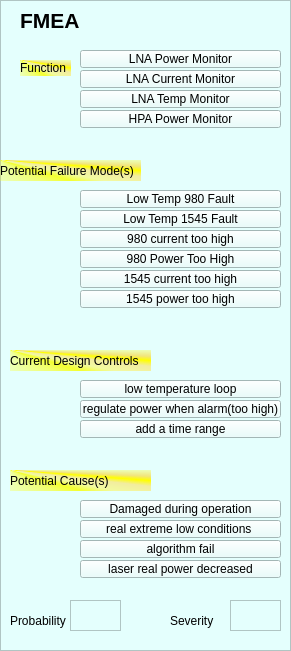
   <widget class="QFrame" name="frame_8">
    <property name="geometry">
     <rect>
      <x>1200</x>
      <y>170</y>
      <width>291</width>
      <height>651</height>
     </rect>
    </property>
    <property name="styleSheet">
     <string notr="true">background-color: rgb(228, 255, 253);</string>
    </property>
    <property name="frameShape">
     <enum>QFrame::StyledPanel</enum>
    </property>
    <property name="frameShadow">
     <enum>QFrame::Raised</enum>
    </property>
    <widget class="QLabel" name="label_3">
     <property name="geometry">
      <rect>
       <x>20</x>
       <y>10</y>
       <width>81</width>
       <height>21</height>
      </rect>
     </property>
     <property name="font">
      <font>
       <pointsize>16</pointsize>
       <bold>true</bold>
      </font>
     </property>
     <property name="styleSheet">
      <string notr="true"/>
     </property>
     <property name="text">
      <string>FMEA</string>
     </property>
    </widget>
    <widget class="QLabel" name="label_30">
     <property name="geometry">
      <rect>
       <x>20</x>
       <y>60</y>
       <width>51</width>
       <height>16</height>
      </rect>
     </property>
     <property name="styleSheet">
      <string notr="true">background-color: qconicalgradient(cx:0, cy:0, angle:135, stop:0 rgba(255, 255, 0, 69), stop:0.375 rgba(255, 255, 0, 69), stop:0.423533 rgba(251, 255, 0, 145), stop:0.45 rgba(247, 255, 0, 208), stop:0.477581 rgba(255, 244, 71, 130), stop:0.518717 rgba(255, 218, 71, 130), stop:0.55 rgba(255, 255, 0, 255), stop:0.57754 rgba(255, 203, 0, 130), stop:0.625 rgba(255, 255, 0, 69), stop:1 rgba(255, 255, 0, 69));</string>
     </property>
     <property name="text">
      <string>Function</string>
     </property>
    </widget>
    <widget class="QLabel" name="label_31">
     <property name="geometry">
      <rect>
       <x>0</x>
       <y>160</y>
       <width>141</width>
       <height>21</height>
      </rect>
     </property>
     <property name="styleSheet">
      <string notr="true">background-color: qconicalgradient(cx:0, cy:0, angle:135, stop:0 rgba(255, 255, 0, 69), stop:0.375 rgba(255, 255, 0, 69), stop:0.423533 rgba(251, 255, 0, 145), stop:0.45 rgba(247, 255, 0, 208), stop:0.477581 rgba(255, 244, 71, 130), stop:0.518717 rgba(255, 218, 71, 130), stop:0.55 rgba(255, 255, 0, 255), stop:0.57754 rgba(255, 203, 0, 130), stop:0.625 rgba(255, 255, 0, 69), stop:1 rgba(255, 255, 0, 69));</string>
     </property>
     <property name="text">
      <string>Potential Failure Mode(s)</string>
     </property>
    </widget>
    <widget class="QLabel" name="label_32">
     <property name="geometry">
      <rect>
       <x>10</x>
       <y>470</y>
       <width>141</width>
       <height>21</height>
      </rect>
     </property>
     <property name="styleSheet">
      <string notr="true">background-color: qconicalgradient(cx:0, cy:0, angle:135, stop:0 rgba(255, 255, 0, 69), stop:0.375 rgba(255, 255, 0, 69), stop:0.423533 rgba(251, 255, 0, 145), stop:0.45 rgba(247, 255, 0, 208), stop:0.477581 rgba(255, 244, 71, 130), stop:0.518717 rgba(255, 218, 71, 130), stop:0.55 rgba(255, 255, 0, 255), stop:0.57754 rgba(255, 203, 0, 130), stop:0.625 rgba(255, 255, 0, 69), stop:1 rgba(255, 255, 0, 69));</string>
     </property>
     <property name="text">
      <string>Potential Cause(s)</string>
     </property>
    </widget>
    <widget class="QLabel" name="label_33">
     <property name="geometry">
      <rect>
       <x>10</x>
       <y>610</y>
       <width>61</width>
       <height>21</height>
      </rect>
     </property>
     <property name="text">
      <string>Probability</string>
     </property>
    </widget>
    <widget class="QLabel" name="label_34">
     <property name="geometry">
      <rect>
       <x>170</x>
       <y>610</y>
       <width>51</width>
       <height>21</height>
      </rect>
     </property>
     <property name="text">
      <string>Severity</string>
     </property>
    </widget>
    <widget class="QPlainTextEdit" name="textProbability">
     <property name="geometry">
      <rect>
       <x>70</x>
       <y>600</y>
       <width>51</width>
       <height>31</height>
      </rect>
     </property>
    </widget>
    <widget class="QPlainTextEdit" name="textSeverity">
     <property name="geometry">
      <rect>
       <x>230</x>
       <y>600</y>
       <width>51</width>
       <height>31</height>
      </rect>
     </property>
    </widget>
    <widget class="QPushButton" name="mpbFmeaLowTemp980Fault">
     <property name="geometry">
      <rect>
       <x>80</x>
       <y>190</y>
       <width>201</width>
       <height>18</height>
      </rect>
     </property>
     <property name="text">
      <string>Low Temp 980 Fault</string>
     </property>
    </widget>
    <widget class="QPushButton" name="mpbFmeaLowTemp980Fault_R1">
     <property name="geometry">
      <rect>
       <x>80</x>
       <y>560</y>
       <width>201</width>
       <height>18</height>
      </rect>
     </property>
     <property name="text">
      <string>laser real power decreased</string>
     </property>
    </widget>
    <widget class="QPushButton" name="mpbFmeaLowTemp980Fault_Cause1">
     <property name="geometry">
      <rect>
       <x>80</x>
       <y>500</y>
       <width>201</width>
       <height>18</height>
      </rect>
     </property>
     <property name="text">
      <string>Damaged during operation</string>
     </property>
    </widget>
    <widget class="QPushButton" name="mpbFmeaLowTemp1545Fault">
     <property name="geometry">
      <rect>
       <x>80</x>
       <y>210</y>
       <width>201</width>
       <height>18</height>
      </rect>
     </property>
     <property name="text">
      <string>Low Temp 1545 Fault</string>
     </property>
    </widget>
    <widget class="QPushButton" name="mpbFmeaCurrent980TooHigh">
     <property name="geometry">
      <rect>
       <x>80</x>
       <y>230</y>
       <width>201</width>
       <height>18</height>
      </rect>
     </property>
     <property name="text">
      <string>980 current too high</string>
     </property>
    </widget>
    <widget class="QPushButton" name="mpbFmeaPower980TooHigh">
     <property name="geometry">
      <rect>
       <x>80</x>
       <y>250</y>
       <width>201</width>
       <height>18</height>
      </rect>
     </property>
     <property name="text">
      <string>980 Power Too High</string>
     </property>
    </widget>
    <widget class="QPushButton" name="mpbFmeaCurrent1545TooHigh">
     <property name="geometry">
      <rect>
       <x>80</x>
       <y>270</y>
       <width>201</width>
       <height>18</height>
      </rect>
     </property>
     <property name="text">
      <string>1545 current too high</string>
     </property>
    </widget>
    <widget class="QPushButton" name="mpbFmeaPower1545TooHigh">
     <property name="geometry">
      <rect>
       <x>80</x>
       <y>290</y>
       <width>201</width>
       <height>18</height>
      </rect>
     </property>
     <property name="text">
      <string>1545 power too high</string>
     </property>
    </widget>
    <widget class="QPushButton" name="mpbFmeaHpaPowerMonitor">
     <property name="geometry">
      <rect>
       <x>80</x>
       <y>110</y>
       <width>201</width>
       <height>18</height>
      </rect>
     </property>
     <property name="text">
      <string>HPA Power Monitor</string>
     </property>
    </widget>
    <widget class="QPushButton" name="mpbFmeaLnaPowerMonitor">
     <property name="geometry">
      <rect>
       <x>80</x>
       <y>50</y>
       <width>201</width>
       <height>18</height>
      </rect>
     </property>
     <property name="text">
      <string>LNA Power Monitor</string>
     </property>
    </widget>
    <widget class="QPushButton" name="mpbFmeaLnaCurrentMonitor">
     <property name="geometry">
      <rect>
       <x>80</x>
       <y>70</y>
       <width>201</width>
       <height>18</height>
      </rect>
     </property>
     <property name="text">
      <string>LNA Current Monitor</string>
     </property>
    </widget>
    <widget class="QPushButton" name="mpbFmeaLnaTempMonitor">
     <property name="geometry">
      <rect>
       <x>80</x>
       <y>90</y>
       <width>201</width>
       <height>18</height>
      </rect>
     </property>
     <property name="text">
      <string>LNA Temp Monitor</string>
     </property>
    </widget>
    <widget class="QPushButton" name="mpbFmeaLowTemp980Fault_Cause2">
     <property name="geometry">
      <rect>
       <x>80</x>
       <y>520</y>
       <width>201</width>
       <height>18</height>
      </rect>
     </property>
     <property name="text">
      <string>real extreme low conditions </string>
     </property>
    </widget>
    <widget class="QPushButton" name="mpbFmeaLowTemp980Fault_14">
     <property name="geometry">
      <rect>
       <x>80</x>
       <y>540</y>
       <width>201</width>
       <height>18</height>
      </rect>
     </property>
     <property name="text">
      <string>algorithm fail</string>
     </property>
    </widget>
    <widget class="QLabel" name="label_35">
     <property name="geometry">
      <rect>
       <x>10</x>
       <y>350</y>
       <width>141</width>
       <height>21</height>
      </rect>
     </property>
     <property name="styleSheet">
      <string notr="true">background-color: qconicalgradient(cx:0, cy:0, angle:135, stop:0 rgba(255, 255, 0, 69), stop:0.375 rgba(255, 255, 0, 69), stop:0.423533 rgba(251, 255, 0, 145), stop:0.45 rgba(247, 255, 0, 208), stop:0.477581 rgba(255, 244, 71, 130), stop:0.518717 rgba(255, 218, 71, 130), stop:0.55 rgba(255, 255, 0, 255), stop:0.57754 rgba(255, 203, 0, 130), stop:0.625 rgba(255, 255, 0, 69), stop:1 rgba(255, 255, 0, 69));</string>
     </property>
     <property name="text">
      <string>Current Design Controls</string>
     </property>
    </widget>
    <widget class="QPushButton" name="mpbFmeaLowTemp980Design_C1">
     <property name="geometry">
      <rect>
       <x>80</x>
       <y>380</y>
       <width>201</width>
       <height>18</height>
      </rect>
     </property>
     <property name="text">
      <string>low temperature loop</string>
     </property>
    </widget>
    <widget class="QPushButton" name="mpbFmeaLowTemp980Fault_R1_3">
     <property name="geometry">
      <rect>
       <x>80</x>
       <y>400</y>
       <width>201</width>
       <height>18</height>
      </rect>
     </property>
     <property name="text">
      <string>regulate power when alarm(too high)</string>
     </property>
    </widget>
    <widget class="QPushButton" name="mpbFmeaLowTemp980Fault_R1_4">
     <property name="geometry">
      <rect>
       <x>80</x>
       <y>420</y>
       <width>201</width>
       <height>18</height>
      </rect>
     </property>
     <property name="text">
      <string>add a time range</string>
     </property>
    </widget>
   </widget>
